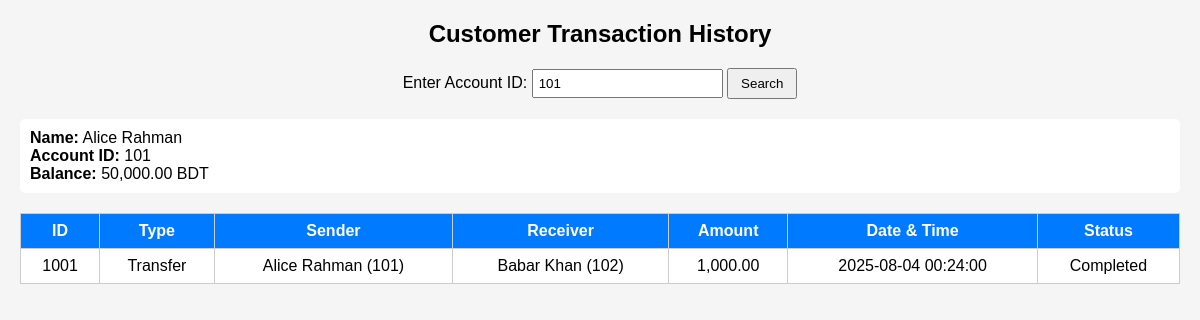
The app's page /MS/individual_history.php?accountId=101 with its own data.
### tables this page shows
CREATE TABLE `Account` (
  `accountId` bigint(20) NOT NULL,
  `type` enum('savings','current','fixed') DEFAULT NULL,
  `status` enum('active','inactive','closed') DEFAULT NULL,
  `Balance` double DEFAULT NULL,
  `customerId` bigint(20) DEFAULT NULL
);

CREATE TABLE `Customer` (
  `customerId` bigint(20) NOT NULL,
  `name` varchar(100) DEFAULT NULL,
  `nid` bigint(20) DEFAULT NULL,
  `phone` varchar(20) DEFAULT NULL,
  `email` varchar(50) DEFAULT NULL,
  `address` varchar(255) DEFAULT NULL,
  `kycstatus` tinyint(1) DEFAULT NULL
);

CREATE TABLE `Transactions` (
  `transactionId` bigint(20) NOT NULL,
  `type` enum('transfer','deposit','withdrawal') DEFAULT NULL,
  `sender_accountId` bigint(20) DEFAULT NULL,
  `receiver_accountId` bigint(20) DEFAULT NULL,
  `amount` double DEFAULT NULL,
  `timestamp` datetime DEFAULT NULL,
  `status` enum('pending','completed','failed') DEFAULT NULL,
  `verificationID` varchar(50) DEFAULT NULL
);

### MS/individual_history.php (the view, shortened to what this page needs)
<?php
$host = "localhost";
$user = "root";
$password = "";
$database = "banking_system";
$conn = new mysqli($host, $user, $password, $database);
$accountId = '';
$customerInfo = null;
$transactions = [];
if (isset($_GET['accountId'])) {
    $accountId = intval($_GET['accountId']);
    $sqlCustomer = "
        SELECT a.accountId, a.Balance, c.name, c.customerId
        FROM Account a
        JOIN Customer c ON a.customerId = c.customerId
        WHERE a.accountId = $accountId
    ";
    $resultCustomer = $conn->query($sqlCustomer);
    if ($resultCustomer && $resultCustomer->num_rows > 0) {
        $customerInfo = $resultCustomer->fetch_assoc();
        $sqlTransactions = "
            SELECT t.transactionId, t.type, t.amount, t.timestamp, t.status,
                   sa.accountId AS sender_id, cs.name AS sender_name,
                   ra.accountId AS receiver_id, cr.name AS receiver_name
            FROM Transactions t
            LEFT JOIN Account sa ON t.sender_accountId = sa.accountId
            LEFT JOIN Customer cs ON sa.customerId = cs.customerId
            LEFT JOIN Account ra ON t.receiver_accountId = ra.accountId
            LEFT JOIN Customer cr ON ra.customerId = cr.customerId
            WHERE t.sender_accountId = $accountId OR t.receiver_accountId = $accountId
            ORDER BY t.timestamp DESC
        ";
        $transactions = $conn->query($sqlTransactions);
    }
}
?>
<!DOCTYPE html>
<html>
<head>
</head>
<body>
<h2>Customer Transaction History</h2>
<form method="GET">
    <label>Enter Account ID:</label>
    <input type="number" name="accountId" value="<?php echo htmlspecialchars($accountId); ?>" required>
    <button type="submit">Search</button>
</form>
<?php if ($customerInfo): ?>
    <div class="info">
        <strong>Name:</strong> <?php echo $customerInfo['name']; ?><br>
        <strong>Account ID:</strong> <?php echo $customerInfo['accountId']; ?><br>
        <strong>Balance:</strong> <?php echo number_format($customerInfo['Balance'], 2); ?> BDT
    </div>
    <?php if ($transactions && $transactions->num_rows > 0): ?>
        <table>
            <tr>
                <th>ID</th>
                <th>Type</th>
                <th>Sender</th>
                <th>Receiver</th>
                <th>Amount</th>
                <th>Date & Time</th>
                <th>Status</th>
            </tr>
            <?php while ($row = $transactions->fetch_assoc()): ?>
                <tr>
                    <td><?php echo $row['transactionId']; ?></td>
                    <td><?php echo ucfirst($row['type']); ?></td>
                    <td><?php echo $row['sender_name'] ?? 'N/A'; ?> (<?php echo $row['sender_id'] ?? '-'; ?>)</td>
                    <td><?php echo $row['receiver_name'] ?? 'N/A'; ?> (<?php echo $row['receiver_id'] ?? '-'; ?>)</td>
                    <td><?php echo number_format($row['amount'], 2); ?></td>
                    <td><?php echo $row['timestamp']; ?></td>
                    <td><?php echo ucfirst($row['status']); ?></td>
                </tr>
            <?php endwhile; ?>
        </table>
    <?php else: ?>
        <p>No transactions found for this account.</p>
    <?php endif; ?>
<?php elseif ($accountId !== ''): ?>
    <p style="color: red;">No account found with ID <?php echo htmlspecialchars($accountId); ?>.</p>
<?php endif; ?>
</body>
</html>

### MS/individual_history.php (style rules this page uses)
body { font-family: Arial, sans-serif; margin: 20px; background: #f5f5f5; }
h2 { text-align: center; }
form { text-align: center; margin-bottom: 20px; }
input[type="number"] { padding: 5px; }
button { padding: 6px 12px; cursor: pointer; }
.info { background: #fff; padding: 10px; border-radius: 5px; margin-bottom: 20px; }
table { width: 100%; border-collapse: collapse; background: #fff; }
th, td { border: 1px solid #ccc; padding: 8px; text-align: center; }
th { background: #007BFF; color: white; }

### records on screen
account: customerId.name "Alice Rahman", accountId "101", Balance "50,000.00"
transactions: transactionId "1001", type "Transfer", customer.name "Alice Rahman", sender_accountId.accountId "101", customer.name "Babar Khan", receiver_accountId.accountId "102", amount "1,000.00", timestamp "2025-08-04 00:24:00", status "Completed"
